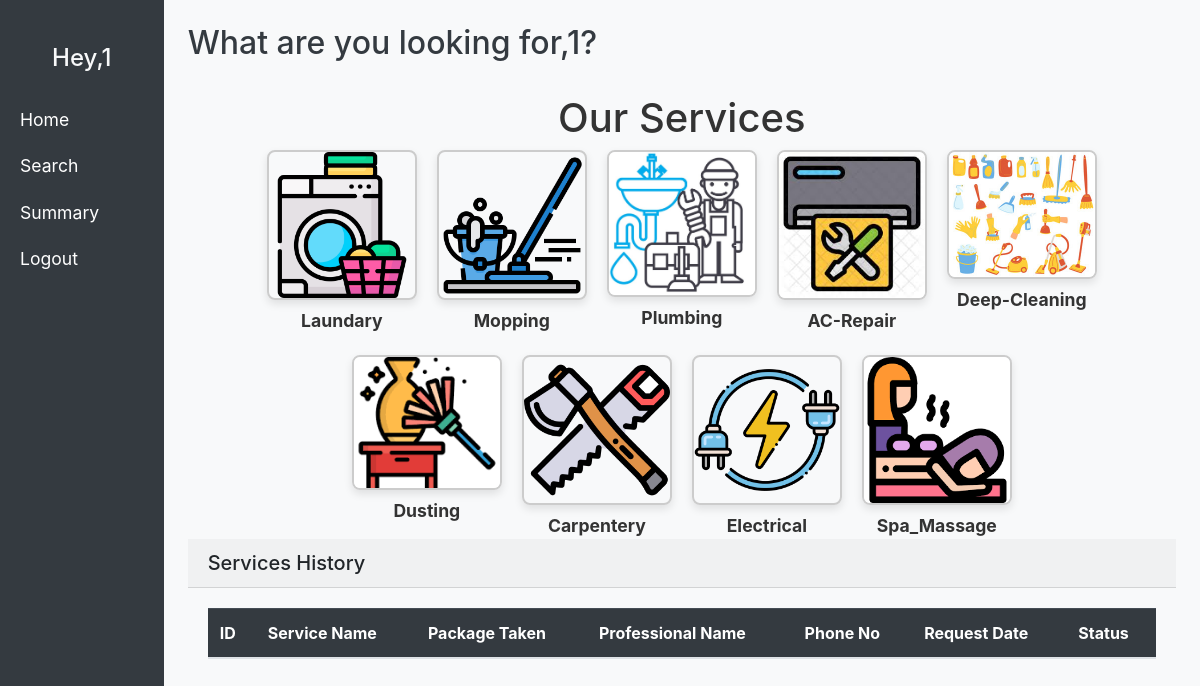
Page /customers/1/1 on the committed database.
### codes/app.py (models this page shows)
class Services(db.Model):
    __tablename__="Services"
    ID = db.Column(db.Integer, primary_key=True, autoincrement=True,nullable=False)
    Service_Name = db.Column(db.String(80), nullable=False)
    Base_Price = db.Column(db.Float, nullable=False)

### codes/app.py (the view)
@app.route('/customers/<int:customer_id>/<string:customer_name>')
def customers(customer_id,customer_name):
    print(customer_name)
    service_history=Service_History.query.filter_by(full_name=customer_name).all()
    services=Services.query.all()
    print(service_history)
    return render_template("customers.html",customer_id=customer_id,customer_name=customer_name,service_history=service_history,services=services)

### templates/customers.html (shortened to what this page needs)
<!DOCTYPE html>
<html lang="en">
<head>
    <link rel="stylesheet" href="https://stackpath.bootstrapcdn.com/bootstrap/4.5.2/css/bootstrap.min.css">
    <link rel="stylesheet" href="{{ url_for('static', filename='style2.css') }}">
</head>
<body>
    <div class="d-flex" id="wrapper">
        <div class="bg-dark text-white sidebar">
            <h2 class="text-center my-4">Hey,{{customer_name}}</h2>
            <ul class="nav flex-column">
                <li class="nav-item">
                    <a href="/customers/{{customer_id}}/{{customer_name}}" class="nav-link text-white">Home</a>
                </li>
                <li class="nav-item">
                    <a href="/customer_search/{{customer_id}}/{{customer_name}}" class="nav-link text-white">Search</a>
                </li>
                <li class="nav-item">
                    <a href="/customers/{{customer_id}}/{{customer_name}}/summary" class="nav-link text-white">Summary</a>
                </li>
                <li class="nav-item">
                    <a href="/login" class="nav-link text-white">Logout</a>
                </li>
            </ul>
        </div>
        <div class="main-content p-4">
            <div class="d-flex justify-content-between align-items-center mb-4">
                <h2>What are you looking for,{{customer_name}}?</h2>
            </div>
            <h1>Our Services</h1>
    <div class="service-buttons">
        {% for service in services %}
        <a href="/packages/{{customer_id}}/{{customer_name}}/{{service.Service_Name}}" class="service-button">
            <img src="{{ url_for('static', filename= service.Service_Name+'.png') }}" alt="{{service.Service_Name}}">
            <span>{{service.Service_Name}}</span>
        </a>
        {%endfor%}
    </div>
    <div class="card-header">
        <h5 class="mb-0">Services History</h5>
    </div>
        <div class="card-body">
            <table class="table table-striped">
                <thead class="table-dark">
                    <tr>
                        <th>ID</th>
                        <th>Service Name</th>
                        <th>Package Taken</th>
                        <th>Professional Name</th>
                        <th>Phone No</th>
                        <th>Request Date</th>
                        <th>Status</th>
                    </tr>
                </thead>
            </table>
        </div>
    </div>
</body>
</html>

### static/style2.css (style rules this page uses)
#wrapper { display: flex; }
.sidebar { width: 250px; min-height: 100vh; background-color: #343a40; padding-top: 20px; }
.sidebar h2 { font-size: 1.5rem; color: #f8f9fa; }
.sidebar .nav-link { font-size: 1.1rem; padding: 10px 20px; }
.main-content { flex-grow: 1; background-color: #f8f9fa; padding: 20px; }
.main-content h2 { font-size: 2rem; color: #343a40; }
.table th, .table td { vertical-align: middle; }
.table th { background-color: #343a40; color: white; }
.service-buttons { display: flex; gap: 20px; justify-content: center; flex-wrap: wrap; }
.service-button { display: inline-block; text-align: center; color: #333; text-decoration: none; width: 150px; transition: transform 0.3s ease; }
.service-button img { width: 100%; height: auto; border-radius: 8px; box-shadow: 0px 4px 8px rgba(0, 0, 0, 0.1); transition: transform 0.3s ease, box-shadow 0.3s ease; }
.service-button span { display: block; margin-top: 8px; font-size: 1.1em; font-weight: bold; }
a { color: #007bff; }
h1 { text-align: center; color: #333; }
img { border: 2px solid #ccc; border-radius: 8px; box-shadow: 0px 4px 10px rgba(0, 0, 0, 0.1); }

### rows in the picture
Services: Service_Name (picture), Service_Name "Laundary"
Services: Service_Name (picture), Service_Name "Mopping"
Services: Service_Name (picture), Service_Name "Plumbing"
Services: Service_Name (picture), Service_Name "AC-Repair"
Services: Service_Name (picture), Service_Name "Deep-Cleaning"
Services: Service_Name (picture), Service_Name "Dusting"
Services: Service_Name (picture), Service_Name "Carpentery"
Services: Service_Name (picture), Service_Name "Electrical"
Services: Service_Name (picture), Service_Name "Spa_Massage"

### other values in the picture
{{ customer_name }} "1"
